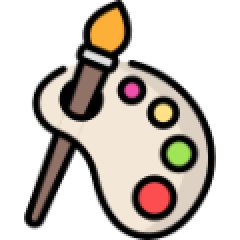
#> input picture objected-oriented-programming/assets/images/Artes.png, 120 x 120 px, found by its file name (shown 2 times larger); its folder holds only this picture in this run
$ python main.py
#> lines starting #> are read from the running program, lines starting #| are printed output that depends on the picture; after the words box and inside, x2 and y2 are one past the last pixel; in counts of white or black regions, pixels touching at a corner belong together
### multimedia/image-compression/src/ui/menu.py
def menu(files):
    while True:
        print("Available images:")
        for i, file in enumerate(files, start=1):
            print(f"{i}. {file}")
        print("0. exit")
        try:
            choice = int(input("Select the image number to decompress: "))
            if choice == 0:
                print(f"=======================================")
                print("👋 See you soon!!!")
                return 0
            elif choice < 1 or choice > len(files):
                print("❌ Invalid option. Try again.")
                continue
            return choice
        except ValueError:
            print("❌ Please enter a number.")

### multimedia/image-compression/src/utils/utils.py
import os
import numpy as np
import matplotlib.pyplot as plt

from utils.io import saveImg
from metrics.metrics import diff_Y

def padding(matriz, nl, nc, dim):
    addLine = dim - (nl % dim)
    addColumn = dim - (nc % dim)

    ultima_linha = matriz[-1, :]
    matrizLine = np.tile(ultima_linha, (addLine, 1))
    matriz = np.vstack((matriz, matrizLine))

    ultima_coluna = matriz[:, -1]
    matrizColumn = np.tile(ultima_coluna[:, None], (1, addColumn))
    matriz = np.hstack((matriz, matrizColumn))
    return matriz

def despadding(matriz, nl, nc):
    return matriz[:nl, :nc]

def prepare_image(folder, filename):
    fName = os.path.join(folder, filename)

    print(f"\n👉 Selected image: {fName}")
    print(f"=======================================")

    filename_no_ext = os.path.splitext(filename)[0]
    output_folder = os.path.join("data/images", filename_no_ext)
    os.makedirs(output_folder, exist_ok=True)

    img = plt.imread(fName)

    return img, output_folder, filename_no_ext

### multimedia/image-compression/src/utils/io.py
import os
import matplotlib.pyplot as plt
import numpy as np

def saveImg(img, folder, title, cmap=None):
    os.makedirs(folder, exist_ok=True)
    path = os.path.join(folder, f"{title}.png")

    if img.ndim == 2:
        plt.imsave(path, img, cmap=cmap)
    else:
        plt.imsave(path, img.astype(np.uint8))

    print(f"💾 Saved: {path}")

### multimedia/image-compression/src/core/codec.py
from quantization.quant import quantization, desquantization
from color_space.ycbcr import image_ycbcr, inv_ycbcr, sub_sample, inv_sub_sample
from utils.utils import padding, despadding
from utils.io import saveImg
from dct.dct_utils import dct_complete, dct_blocks, idct_blocks
from dpcm.dpcm_utils import dpcm_codification, dpcm_descodification

import config as cfg
import numpy as np

def encoder(img, shape, quality, interpolation, output_folder):
    shape = img.shape
    R = img[:, :, 0]
    G = img[:, :, 1]
    B = img[:, :, 2]

    saveImg(R, output_folder, "red", cfg.cm_red)
    saveImg(G, output_folder,"green", cfg.cm_green)
    saveImg(B, output_folder,"blue", cfg.cm_blue)

    redPad = padding(R, shape[0], shape[1], 32)
    greenPad = padding(G, shape[0], shape[1], 32)
    bluePad = padding(B, shape[0], shape[1], 32)

    saveImg(redPad, output_folder, "red_with_padding", cfg.cm_red)
    saveImg(greenPad, output_folder, "green_with_padding", cfg.cm_green)
    saveImg(bluePad, output_folder, "blue_with_padding", cfg.cm_blue)

    Y, Cb, Cr = image_ycbcr(redPad, greenPad, bluePad)

    saveImg(Y, output_folder, "Y", cfg.cm_gray)
    saveImg(Cb, output_folder, "Cb", cfg.cm_gray)
    saveImg(Cr, output_folder, "Cr", cfg.cm_gray)

    Y_d, Cb_d, Cr_d = sub_sample(Y, Cb, Cr, 2, 2, interpolation)

    saveImg(Y_d, output_folder, "Y_d", cfg.cm_gray)
    saveImg(Cb_d, output_folder, "Cb_b", cfg.cm_gray)
    saveImg(Cr_d, output_folder, "Cr_r", cfg.cm_gray)

    Y_dct_c = dct_complete(Y_d)
    Cb_dct_c = dct_complete(Cb_d)
    Cr_dct_c = dct_complete(Cr_d)

    saveImg(np.log(np.abs(Y_dct_c) + 0.0001), output_folder, "Y_DCT", cfg.cm_gray)
    saveImg(np.log(np.abs(Cb_dct_c) + 0.0001), output_folder, "Cb_DCT", cfg.cm_gray)
    saveImg(np.log(np.abs(Cr_dct_c) + 0.0001), output_folder, "Cr_DCT", cfg.cm_gray)

    Y_dct = dct_blocks(Y_d, 8)
    Cb_dct = dct_blocks(Cb_d, 8)
    Cr_dct = dct_blocks(Cr_d, 8)

    saveImg(np.log(np.abs(Y_dct) + 0.0001), output_folder, "Yb_DCT", cfg.cm_gray)
    saveImg(np.log(np.abs(Cb_dct) + 0.0001), output_folder, "Cbb_DCT", cfg.cm_gray)
    saveImg(np.log(np.abs(Cr_dct) + 0.0001), output_folder, "Crb_DCT", cfg.cm_gray)

    Y_quantized, Cb_quantized, Cr_quantized = quantization(Y_dct, Cb_dct, Cr_dct, quality, 8, output_folder)
    Y_quantized[Y_quantized == -0] = 0

    Y_dpcm, Cb_dpcm, Cr_dpcm = dpcm_codification(Y_quantized, Cb_quantized, Cr_quantized, 8, output_folder)

    return Y_dpcm, Cb_dpcm, Cr_dpcm, Y

def decoder(Y, Cb, Cr, shape, quality, interpolation, output_folder):
    iDc = dpcm_descodification(Y, 8), dpcm_descodification(Cb, 8), dpcm_descodification(Cr, 8)

    saveImg(np.log(np.abs(iDc[0]) + 0.0001), output_folder,"Yb_iDPCM", cfg.cm_gray)
    saveImg(np.log(np.abs(iDc[1]) + 0.0001), output_folder,"Cbb_iDPCM", cfg.cm_gray)
    saveImg(np.log(np.abs(iDc[2]) + 0.0001), output_folder,"Crb_iDPCM", cfg.cm_gray)

    Y_dct, Cb_dct, Cr_dct = desquantization(iDc[0], iDc[1], iDc[2], quality, 8)

    Y_idct = idct_blocks(Y_dct, 8)
    Cb_idct = idct_blocks(Cb_dct, 8)
    Cr_idct = idct_blocks(Cr_dct, 8)
    Y, Cb, Cr = inv_sub_sample(Y_idct, Cb_idct, Cr_idct, 2, 2, interpolation)


    redPad, greenPad, bluePad = inv_ycbcr(Y, Cb, Cr)

    imgRec = np.zeros((shape[0], shape[1], 3), dtype = np.uint8)

    R = despadding(redPad, shape[0], shape[1])
    G = despadding(greenPad, shape[0], shape[1])
    B = despadding(bluePad, shape[0], shape[1])

    imgRec[:, :, 0] = R
    imgRec[:, :, 1] = G
    imgRec[:, :, 2] = B

    return imgRec, Y

### multimedia/image-compression/src/color_space/ycbcr.py
import numpy as np
import config as cfg
import cv2

def image_ycbcr(R, G, B):
    image = np.array([0, 128, 128])

    rgb = np.stack([R, G, B], axis=-1)

    ycbcr = np.dot(rgb, cfg.transformation_matrix.T) + image

    Y = ycbcr[:, :, 0]
    Cb = ycbcr[:, :, 1]
    Cr = ycbcr[:, :, 2]

    return Y, Cb, Cr

def inv_ycbcr(Y, Cb, Cr):
    matriz_inversa = np.linalg.inv(cfg.transformation_matrix)

    image = np.stack([Y, Cb - 128, Cr - 128], axis=-1)

    rgb = image @ matriz_inversa.T

    R = rgb[:, :, 0]
    G = rgb[:, :, 1]
    B = rgb[:, :, 2]

    R = np.round(R)
    R[R > 255] = 255
    R[R < 0] = 0

    G = np.round(G)
    G[G > 255] = 255
    G[G < 0] = 0

    B = np.round(B)
    B[B > 255] = 255
    B[B < 0] = 0

    return R, G, B

def sub_sample(Y, Cb, Cr, cb_v, cr_v, mode):
    if cr_v == 0:
        Cb_d = cv2.resize(Cb, None, fx=(cb_v/4), fy=(cb_v/4), interpolation=mode)
        Cr_d = cv2.resize(Cr, None, fx=(cb_v/4), fy=(cb_v/4), interpolation=mode)
    else:
        Cb_d = cv2.resize(Cb, None, fx=(cb_v/4), fy=1, interpolation=mode)
        Cr_d = cv2.resize(Cr, None, fx=(cr_v/4), fy=1, interpolation=mode)

    return Y, Cb_d, Cr_d

def inv_sub_sample(Y, Cb_d, Cr_d, cb_v, cr_v, mode):
    if cr_v == 0:
        Cb = cv2.resize(Cb_d, None, fx=(4/cb_v), fy=(4/cb_v), interpolation=mode)
        Cr = cv2.resize(Cr_d, None, fx=(4/cb_v), fy=(4/cb_v), interpolation=mode)
    else:
        Cb = cv2.resize(Cb_d, None, fx=4/cb_v, fy=1, interpolation=mode)
        Cr = cv2.resize(Cr_d, None, fx=4/cr_v, fy=1, interpolation=mode)

    return Y, Cb, Cr

### multimedia/image-compression/src/dct/dct_utils.py
from scipy.fftpack import dct, idct
import numpy as np

def dct_complete(channel):
    return dct(dct(channel, norm='ortho').T, norm='ortho').T

def idct_complete(channel_dct):
    return idct(idct(channel_dct, norm="ortho").T, norm="ortho").T

def dct_blocks(channel, BS):
    h, w = channel.shape
    dct_result = np.zeros((h, w))

    for i in range(0, h, BS):
        for j in range(0, w, BS):
            block = channel[i:i+BS, j:j+BS]
            dct_result[i:i+BS, j:j+BS] = dct_complete(block)

    return dct_result

def idct_blocks(channel_dct, BS):
    h, w = channel_dct.shape
    idct_result = np.zeros((h, w))

    for i in range(0, h, BS):
        for j in range(0, w, BS):
            block = channel_dct[i:i+BS, j:j+BS]
            idct_result[i:i+BS, j:j+BS] = idct_complete(block)

    return idct_result

### multimedia/image-compression/src/quantization/quant.py
import numpy as np
import config as cfg

from utils.io import saveImg

def quantization(q_Y, q_Cb, q_Cr, quality, bloco, output_folder):
    if(quality >= 50):
        Sf = (100 - quality) / 50
    else:
        Sf = 50 / quality

    if(Sf != 0):
        quant_Y_quality = np.round(cfg.quant_Y * Sf)
        quant_CbCr_quality = np.round(cfg.quant_CbCr * Sf)
    else:
        quant_Y_quality = cfg.all_one
        quant_CbCr_quality = cfg.all_one

    quant_Y_quality = np.clip(quant_Y_quality, 1, 255)
    quant_CbCr_quality = np.clip(quant_CbCr_quality, 1, 255)

    line, column = q_Y.shape
    line_CbCr, column_CbCr = q_Cb.shape

    q_Y_result = np.zeros((line, column))
    q_Cb_result = np.zeros((line_CbCr, column_CbCr))
    q_Cr_result = np.zeros((line_CbCr, column_CbCr))

    for i in range(0, line, bloco):
        for j in range(0, column, bloco):
            q_Y_result[i:i+bloco, j:j+bloco] = np.round(q_Y[i:i+bloco, j:j+bloco] / quant_Y_quality)

    for i in range(0, line_CbCr, bloco):
        for j in range(0, column_CbCr, bloco):
            q_Cb_result[i:i+bloco, j:j+bloco] = np.round(q_Cb[i:i+bloco, j:j+bloco] / quant_CbCr_quality)
            q_Cr_result[i:i+bloco, j:j+bloco] = np.round(q_Cr[i:i+bloco, j:j+bloco] / quant_CbCr_quality)

    saveImg(np.log(np.abs(q_Y_result) + 0.0001), output_folder, f"Y_Quantized {quality}", cfg.cm_gray)
    saveImg(np.log(np.abs(q_Cb_result) + 0.0001), output_folder, f"Cb_Quantized {quality}", cfg.cm_gray)
    saveImg(np.log(np.abs(q_Cr_result) + 0.0001), output_folder, f"Cr_Quantized {quality}", cfg.cm_gray)

    return q_Y_result, q_Cb_result, q_Cr_result

def desquantization(q_Y, q_Cb, q_Cr, quality, bloco):
    if(quality >= 50):
        Sf = (100 - quality) / 50
    else:
        Sf = 50 / quality

    if(Sf != 0):
        quant_Y_quality = np.round(cfg.quant_Y * Sf)
        quant_CbCr_quality = np.round(cfg.quant_CbCr * Sf)
    else:
        quant_Y_quality = cfg.all_one
        quant_CbCr_quality = cfg.all_one

    quant_Y_quality = np.clip(quant_Y_quality, 1, 255)
    quant_CbCr_quality = np.clip(quant_CbCr_quality, 1, 255)

    line, column = q_Y.shape
    line_CbCr, column_CbCr = q_Cb.shape

    q_Y_result = np.zeros((line, column))
    q_Cb_result = np.zeros((line_CbCr, column_CbCr))
    q_Cr_result = np.zeros((line_CbCr, column_CbCr))

    for i in range(0, line, bloco):
        for j in range(0, column, bloco):
            q_Y_result[i:i+bloco, j:j+bloco] = q_Y[i:i+bloco, j:j+bloco] * quant_Y_quality

    for i in range(0, line_CbCr, bloco):
        for j in range(0, column_CbCr, bloco):
            q_Cb_result[i:i+bloco, j:j+bloco] = q_Cb[i:i+bloco, j:j+bloco] * quant_CbCr_quality
            q_Cr_result[i:i+bloco, j:j+bloco] = q_Cr[i:i+bloco, j:j+bloco] * quant_CbCr_quality

    return q_Y_result, q_Cb_result, q_Cr_result

### multimedia/image-compression/src/dpcm/dpcm_utils.py
import numpy as np
import config as cfg

from utils.io import saveImg


def dpcm_codification(Y_q, Cb_q, Cr_q, jump, output_folder):
    line, column = Y_q.shape
    line_CbCr, column_CbCr = Cb_q.shape

    Y_dpcm = np.zeros((line, column))
    Cb_dpcm = np.zeros((line_CbCr, column_CbCr))
    Cr_dpcm = np.zeros((line_CbCr, column_CbCr))

    for i in range(0, line, jump):
        for j in range(0, column, jump):
            if (j == 0 and i == 0):
                Y_dpcm[i, j] = Y_q[i, j]
            elif (j == 0):
                Y_dpcm[i, j] = Y_q[i, j] - Y_q[i-jump, range(0, column, jump)[-1]]
            else:
                Y_dpcm[i, j] = Y_q[i, j] - Y_q[i, j-jump]

    for i in range(0, line_CbCr, jump):
        for j in range(0, column_CbCr, jump):
            if (j == 0 and i == 0):
                Cb_dpcm[i, j] = Cb_q[i, j]
                Cr_dpcm[i, j] = Cr_q[i, j]
            elif (j == 0):
                Cb_dpcm[i, j] = Cb_q[i, j] - Cb_q[i-jump, range(0, column_CbCr, jump)[-1]]
                Cr_dpcm[i, j] = Cr_q[i, j] - Cr_q[i-jump, range(0, column_CbCr, jump)[-1]]
            else:
                Cb_dpcm[i, j] = Cb_q[i, j] - Cb_q[i, j-jump]
                Cr_dpcm[i, j] = Cr_q[i, j] - Cr_q[i, j-jump]

    for i in range(0, line, jump):
        for j in range(0, column, jump):
            Y_q[i, j] = Y_dpcm[i, j]

    for i in range(0, line_CbCr, jump):
        for j in range(0, column_CbCr, jump):
            Cb_q[i, j] = Cb_dpcm[i, j]
            Cr_q[i, j] = Cr_dpcm[i, j]

    saveImg(np.log(np.abs(Y_q) + 0.0001), output_folder, "Y_dpcm_log_abs", cfg.cm_gray)
    saveImg(np.log(np.abs(Cb_q) + 0.0001), output_folder, "Cb_dpcm_log_abs", cfg.cm_gray)
    saveImg(np.log(np.abs(Cr_q) + 0.0001), output_folder, "Cr_dpcm_log_abs", cfg.cm_gray)
    saveImg(Y_q, output_folder, "Y_dpcm", cfg.cm_gray)
    saveImg(Cb_q, output_folder, "Cb_dpcm", cfg.cm_gray)
    saveImg(Cr_q, output_folder, "Cr_dpcm", cfg.cm_gray)

    return Y_q, Cb_q, Cr_q

def dpcm_descodification(channel, block):
    dc = channel.copy()

    for i in range(0, len(channel), block):
        for j in range(0, len(channel[0]), block):
            if j == 0:
                if i != 0:
                    dc[i][j] = dc[i - block][len(channel[0])-block] + channel[i][j]
            else:
                dc[i][j] = dc[i][j-block] + channel[i][j]

    return dc

### multimedia/image-compression/src/metrics/metrics.py
import numpy as np
import config as cfg

from utils.io import saveImg

def diff_Y(Yo, Yr, img, imgRec, quality, output_folder):
    diff = np.abs(Yo - Yr)

    diff = (diff / np.max(diff)) * 255 if np.max(diff) > 0 else diff
    diff = diff.astype(np.uint8)

    saveImg(diff, output_folder, "image_diferences", cfg.cm_gray)

    img = img.astype(np.uint16)

    mse = np.sum((img - imgRec) ** 2) / (img.shape[0] * img.shape[1])

    rmse = np.sqrt(mse)

    P = np.sum(img**2) / (img.shape[0] * img.shape[1])

    snr = 10*np.log10(P/mse)

    psnr = 10*np.log10((np.max(img)) **2/mse)

    print(f"=======================================")
    print("Compression Quality", quality)
    print("Max Diff: ", np.max(diff))
    print("Avg Diff: ", np.mean(diff))
    print("MSE: ", mse)
    print("RMSE: ", rmse)
    print("SNR: ", snr)
    print("PSNR: ", psnr)
    print(f"=======================================")

### multimedia/image-compression/src/core/processing.py
from utils.io import saveImg
from core.codec import encoder, decoder
from metrics.metrics import diff_Y

def process_image(img, shape, quality, interpolation_method, output_folder):
    saveImg(img, output_folder, "original_image")

    Y_dpcm, Cb_dpcm, Cr_dpcm, Yo = encoder(img, shape, quality, interpolation_method, output_folder)
    imgRec, Yr = decoder(Y_dpcm, Cb_dpcm, Cr_dpcm, shape, quality, interpolation_method, output_folder)

    saveImg(imgRec, output_folder,"reconstructed_image")
    diff_Y(Yo, Yr, img, imgRec, quality, output_folder)

    return imgRec

### multimedia/image-compression/src/main.py
import os
import config as cfg

from utils.utils import prepare_image
from core.processing import process_image
from ui.menu import menu

def main():
    folder = cfg.IMAGE_PATH
    files = [f for f in os.listdir(folder) if f.lower().endswith((".bmp", ".png", ".jpg", ".jpeg"))]

    if not files:
        print("⚠️ No image files found in assets/images/")
        print(f"=======================================")
        return

    while True:
        choice = menu(files)
#> the loop in menu, `while True:` made 1 pass; the answer given on pass 1: 1

        if choice == 0:
            break

        img, output_folder, filename_no_ext = prepare_image(folder, files[choice-1])
#> in prepare_image, img is the input picture: shape (120, 120, 4) float32; mean R, G, B, A 0.259, 0.231, 0.203, 0.46
#> output_folder = 'data/images/Artes'; filename_no_ext = 'Artes'
        shape = img.shape
#> shape = (120, 120, 4)
        quality = cfg.quality
        interpolation_method = cfg.linear_interpolation_method

        process_image(img, shape, quality, interpolation_method, output_folder)
#> call 4 of saveImg, with folder = 'data/images/Artes', title = 'blue'
#> in saveImg (call 4), `plt.imsave(path, img, cmap=cmap)`:
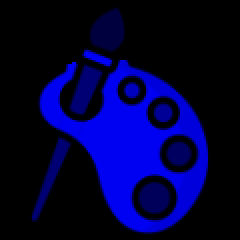
#> saved as blue.png: shape (120, 120, 3) (shown 2 times larger); mean R, G, B 0, 0, 58.3
#> in padding, `ultima_linha = matriz[-1, :]`: ultima_linha = 120 values from 0 to 0
#> in padding, `matriz = np.vstack((matriz, matrizLine))`:
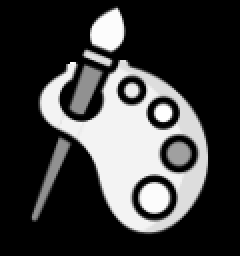
#> matriz: shape (128, 120) float32 (shown 2 times larger); min 0, max 1, mean 0.242
#> in padding, `ultima_coluna = matriz[:, -1]`: ultima_coluna = 128 values from 0 to 0
#> in saveImg (call 14), `plt.imsave(path, img, cmap=cmap)`:
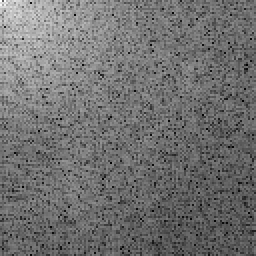
#> saved as Y_DCT.png: shape (128, 128, 3) (shown 2 times larger); min 0, max 255, mean 112.5
#> in saveImg (call 16), `plt.imsave(path, img, cmap=cmap)`:
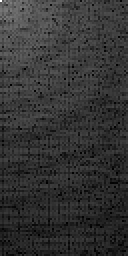
#> saved as Cr_DCT.png: shape (128, 64, 3) (shown 2 times larger); min 0, max 255, mean 51.6
#> after the loop in dct_blocks, `for i in range(0, h, BS):`:
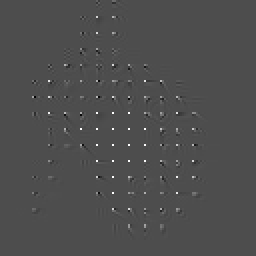
#> dct_result: shape (128, 128) float64 (shown 2 times larger); min -3.21, max 7.32, mean 0.0256; drawn with min black and max white
#> after the loop in quantization, `for i in range(0, line_CbCr, bloco):`:
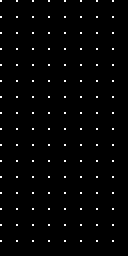
#> q_Cb_result: shape (128, 64) float64 (shown 2 times larger); values 0 (black) and 128 (white), 1.6% white in thin lines or dots, all inside (x1, y1, x2, y2) = (0, 0, 57, 121)
#> in saveImg (call 20), `plt.imsave(path, img, cmap=cmap)`:
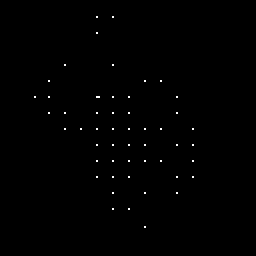
#> saved as Y_Quantized 75.png: shape (128, 128, 3) (shown 2 times larger); 0.32% white in thin lines or dots, all inside (x1, y1, x2, y2) = (17, 8, 97, 114)
#> the loop in dpcm_descodification, `for i in range(0, len(channel), block):` made 16 passes
#> i on passes 2 to 13: 8, 16, 24, 32, 40, 48, 56, 64, 72, 80, 88, 96
#> the loop in dpcm_descodification (call 2), `for i in range(0, len(channel), block):` made 16 passes

        print(f"✅ Compression of '{filename_no_ext}' completed successfully!")
        print(f"=======================================")

if __name__ == "__main__":
#> (the run stopped early here; a loop or call above may not have finished)
